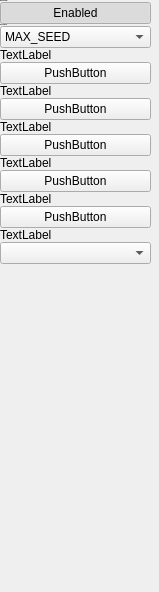
                      <widget class="QWidget" name="settingLeftScrollWidget">
                       <property name="geometry">
                        <rect>
                         <x>0</x>
                         <y>0</y>
                         <width>159</width>
                         <height>592</height>
                        </rect>
                       </property>
                       <layout class="QVBoxLayout" name="verticalLayout_39">
                        <property name="spacing">
                         <number>0</number>
                        </property>
                        <property name="leftMargin">
                         <number>0</number>
                        </property>
                        <property name="topMargin">
                         <number>0</number>
                        </property>
                        <property name="rightMargin">
                         <number>8</number>
                        </property>
                        <property name="bottomMargin">
                         <number>0</number>
                        </property>
                        <item>
                         <widget class="QLabel" name="qSettingNsfwLabel">
                          <property name="font">
                           <font>
                            <family>Segoe UI</family>
                            <pointsize>-1</pointsize>
                            <bold>true</bold>
                           </font>
                          </property>
                          <property name="text">
                           <string>NSFW Contents</string>
                          </property>
                         </widget>
                        </item>
                        <item>
                         <widget class="QPushButton" name="qSettingNsfwBtn">
                          <property name="text">
                           <string>Enabled</string>
                          </property>
                          <property name="checkable">
                           <bool>true</bool>
                          </property>
                          <property name="checked">
                           <bool>true</bool>
                          </property>
                         </widget>
                        </item>
                        <item>
                         <widget class="QLabel" name="label_7">
                          <property name="font">
                           <font>
                            <family>Segoe UI</family>
                            <pointsize>-1</pointsize>
                            <bold>true</bold>
                           </font>
                          </property>
                          <property name="text">
                           <string>Sort Torrent By</string>
                          </property>
                         </widget>
                        </item>
                        <item>
                         <widget class="QComboBox" name="comboBox_2">
                          <item>
                           <property name="text">
                            <string>MAX_SEED</string>
                           </property>
                          </item>
                          <item>
                           <property name="text">
                            <string>MAX_LEECH</string>
                           </property>
                          </item>
                          <item>
                           <property name="text">
                            <string>SIZE_ASC</string>
                           </property>
                          </item>
                          <item>
                           <property name="text">
                            <string>SIZE_DSC</string>
                           </property>
                          </item>
                          <item>
                           <property name="text">
                            <string>RECENT</string>
                           </property>
                          </item>
                          <item>
                           <property name="text">
                            <string>NONE</string>
                           </property>
                          </item>
                         </widget>
                        </item>
                        <item>
                         <widget class="QLabel" name="label_8">
                          <property name="text">
                           <string>TextLabel</string>
                          </property>
                         </widget>
                        </item>
                        <item>
                         <widget class="QPushButton" name="pushButton_15">
                          <property name="text">
                           <string>PushButton</string>
                          </property>
                         </widget>
                        </item>
                        <item>
                         <widget class="QLabel" name="label_9">
                          <property name="text">
                           <string>TextLabel</string>
                          </property>
                         </widget>
                        </item>
                        <item>
                         <widget class="QPushButton" name="pushButton_14">
                          <property name="text">
                           <string>PushButton</string>
                          </property>
                         </widget>
                        </item>
                        <item>
                         <widget class="QLabel" name="label_10">
                          <property name="text">
                           <string>TextLabel</string>
                          </property>
                         </widget>
                        </item>
                        <item>
                         <widget class="QPushButton" name="pushButton_13">
                          <property name="text">
                           <string>PushButton</string>
                          </property>
                         </widget>
                        </item>
                        <item>
                         <widget class="QLabel" name="label_11">
                          <property name="text">
                           <string>TextLabel</string>
                          </property>
                         </widget>
                        </item>
                        <item>
                         <widget class="QPushButton" name="pushButton_11">
                          <property name="text">
                           <string>PushButton</string>
                          </property>
                         </widget>
                        </item>
                        <item>
                         <widget class="QLabel" name="label_12">
                          <property name="text">
                           <string>TextLabel</string>
                          </property>
                         </widget>
                        </item>
                        <item>
                         <widget class="QPushButton" name="pushButton_10">
                          <property name="text">
                           <string>PushButton</string>
                          </property>
                         </widget>
                        </item>
                        <item>
                         <widget class="QLabel" name="label_13">
                          <property name="text">
                           <string>TextLabel</string>
                          </property>
                         </widget>
                        </item>
                        <item>
                         <widget class="QComboBox" name="comboBox">
                          <property name="maximumSize">
                           <size>
                            <width>16777215</width>
                            <height>16777215</height>
                           </size>
                          </property>
                         </widget>
                        </item>
                        <item>
                         <spacer name="verticalSpacer_6">
                          <property name="orientation">
                           <enum>Qt::Orientation::Vertical</enum>
                          </property>
                          <property name="sizeHint" stdset="0">
                           <size>
                            <width>20</width>
                            <height>40</height>
                           </size>
                          </property>
                         </spacer>
                        </item>
                       </layout>
                      </widget>
